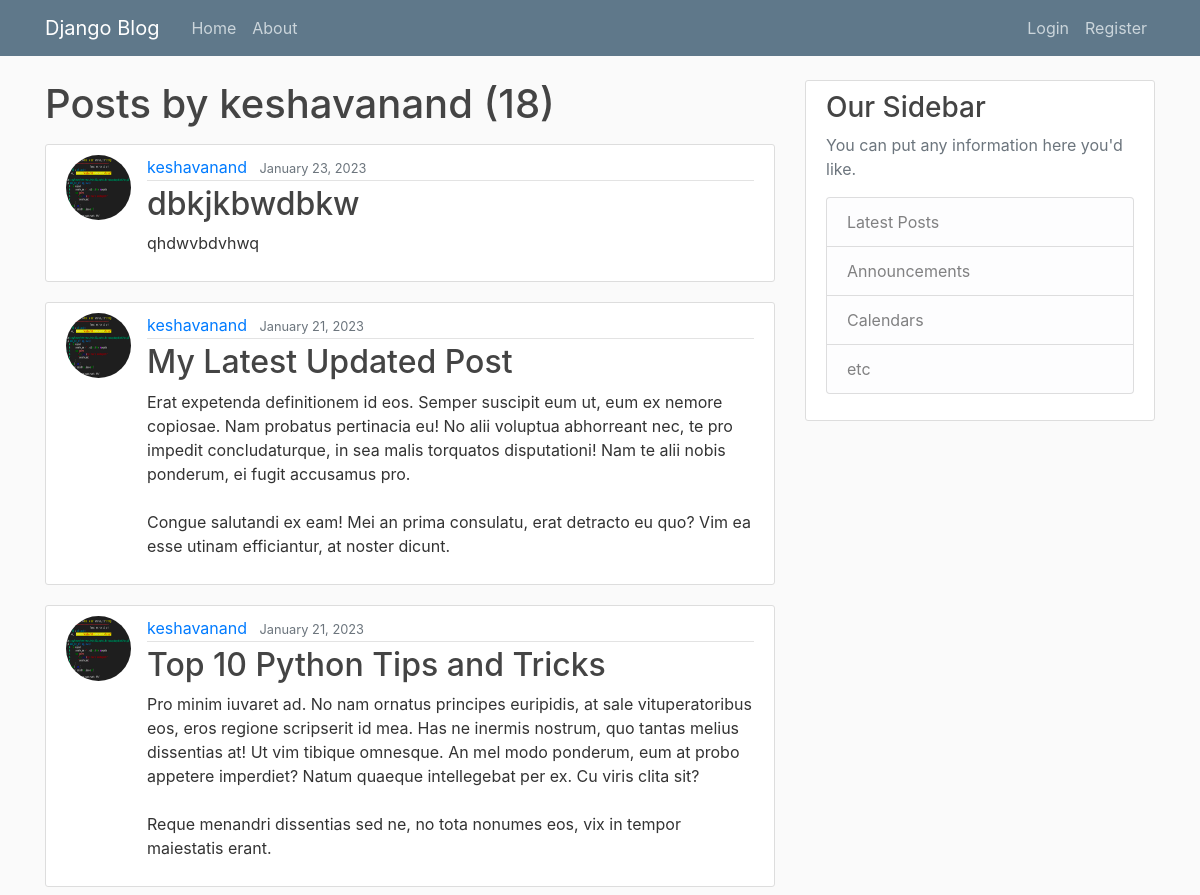
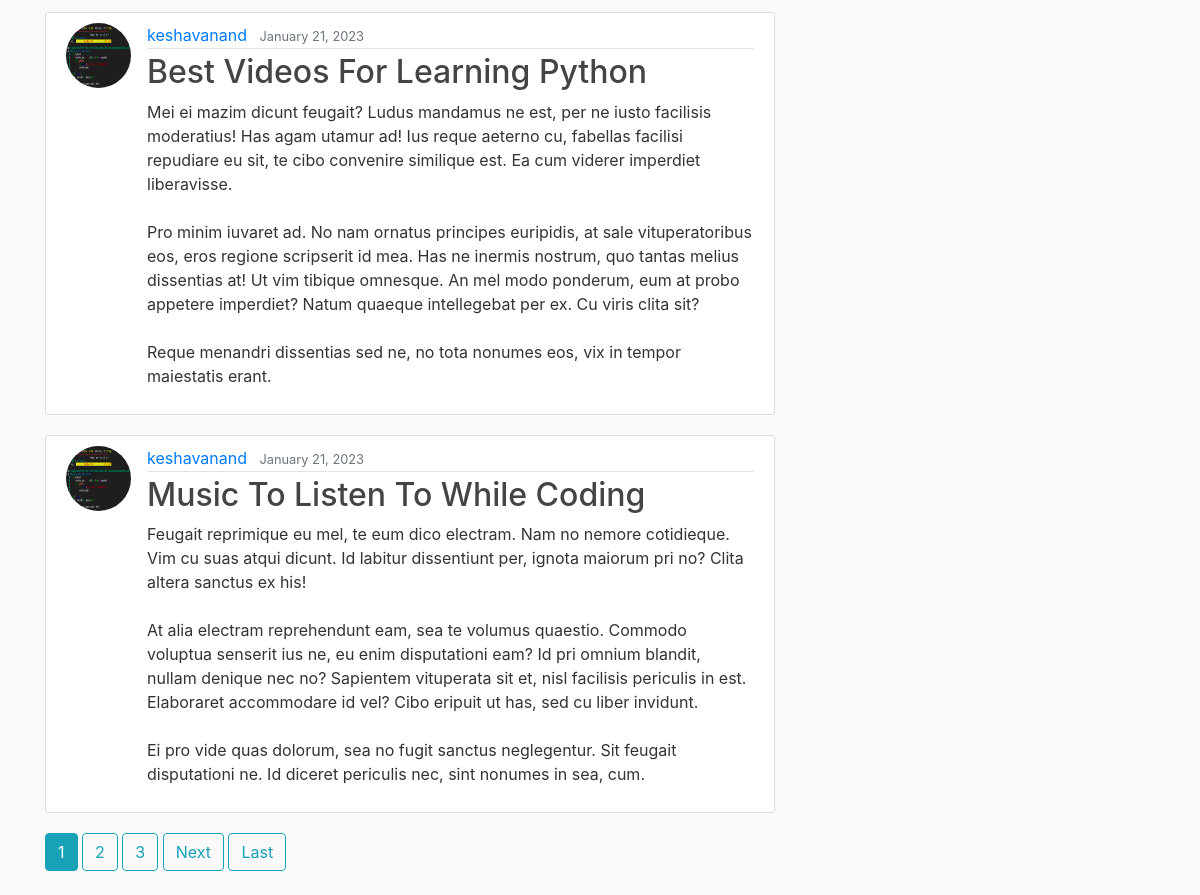
Page /user/keshavanand on the committed database (2 pictures, top to bottom).
### blog/models.py (models this page shows, shortened)
class Post(models.Model):
    title = models.CharField(max_length=100)
    content = models.TextField()
    date_posted = models.DateTimeField(default=timezone.now)
    author = models.ForeignKey(User, on_delete=models.CASCADE)

### users/models.py (models this page shows, shortened)
class Profile(models.Model):
    user = models.OneToOneField(User, on_delete=models.CASCADE)
    image = models.ImageField(default='default.jpg', upload_to='profile_pics')

### blog/views.py (the view)
# urls.py: path('user/<str:username>', UserPostListView.as_view(), name='user-posts'),
class UserPostListView(ListView):
    model = Post
    template_name = 'blog/user_posts.html'  # <app>/<model>_<viewtype>.html
    context_object_name = 'posts'
    paginate_by = 5
    def get_queryset(self):
        user = get_object_or_404(User, username=self.kwargs.get('username'))
        return Post.objects.filter(author=user).order_by('-date_posted')

### blog/templates/blog/user_posts.html (shortened to what this page needs)
{% extends "blog/base.html" %}
{% block content %}
    <h1 class="mb-3">Posts by {{ view.kwargs.username }} ({{ page_obj.paginator.count }})</h1>
    {% for post in posts %}
        <article class="media content-section">
          <img class="rounded-circle article-img" src="{{ post.author.profile.image.url }}">
          <div class="media-body">
            <div class="article-metadata">
              <a class="mr-2" href="{% url 'user-posts' post.author.username %}">{{ post.author }}</a>
              <small class="text-muted">{{ post.date_posted|date:"F d, Y" }}</small>
            </div>
            <h2><a class="article-title" href="{% url 'post-detail' post.id %}">{{ post.title }}</a></h2>
            <p class="article-content">{{ post.content }}</p>
          </div>
        </article>
    {% endfor %}
    {% if is_paginated %}
      {% for num in page_obj.paginator.page_range %}
        {% if page_obj.number == num %}
          <a class="btn btn-info mb-4" href="?page={{ num }}">{{ num }}</a>
        {% elif num > page_obj.number|add:'-3' and num < page_obj.number|add:'3' %}
          <a class="btn btn-outline-info mb-4" href="?page={{ num }}">{{ num }}</a>
        {% endif %}
      {% endfor %}
      {% if page_obj.has_next %}
        <a class="btn btn-outline-info mb-4" href="?page={{ page_obj.next_page_number }}">Next</a>
        <a class="btn btn-outline-info mb-4" href="?page={{ page_obj.paginator.num_pages }}">Last</a>
      {% endif %}
    {% endif %}
{% endblock content %}

### blog/templates/blog/base.html (shortened to what this page needs)
{% load static %}
<!DOCTYPE html>
<html>
<head>
    <link rel="stylesheet" href="https://maxcdn.bootstrapcdn.com/bootstrap/4.0.0/css/bootstrap.min.css">
    <link rel="stylesheet" type="text/css" href="{% static 'blog/main.css' %}">
</head>
<body>
    <header class="site-header">
      <nav class="navbar navbar-expand-md navbar-dark bg-steel fixed-top">
        <div class="container">
          <a class="navbar-brand mr-4" href="{% url 'blog-home' %}">Django Blog</a>
          <div class="collapse navbar-collapse" id="navbarToggle">
            <div class="navbar-nav mr-auto">
              <a class="nav-item nav-link" href="{% url 'blog-home' %}">Home</a>
              <a class="nav-item nav-link" href="{% url 'blog-about' %}">About</a>
            </div>
            <div class="navbar-nav">
              {% if user.is_authenticated %}
                <a class="nav-item nav-link" href="{% url 'post-create' %}">New Post</a>
                <a class="nav-item nav-link" href="{% url 'profile' %}">Profile</a>
                <a class="nav-item nav-link" href="{% url 'logout' %}">Logout</a>
              {% else %}
                <a class="nav-item nav-link" href="{% url 'login' %}">Login</a>
                <a class="nav-item nav-link" href="{% url 'register' %}">Register</a>
              {% endif %}
            </div>
          </div>
        </div>
      </nav>
    </header>
    <main role="main" class="container">
      <div class="row">
        <div class="col-md-8">
          {% block content %}{% endblock %}
        </div>
        <div class="col-md-4">
          <div class="content-section">
            <h3>Our Sidebar</h3>
            <p class='text-muted'>You can put any information here you'd like.
              <ul class="list-group">
                <li class="list-group-item list-group-item-light">Latest Posts</li>
                <li class="list-group-item list-group-item-light">Announcements</li>
                <li class="list-group-item list-group-item-light">Calendars</li>
                <li class="list-group-item list-group-item-light">etc</li>
              </ul>
            </p>
          </div>
        </div>
      </div>
    </main>
</body>
</html>

### blog/static/blog/main.css (style rules this page uses)
body { background: #fafafa; color: #333333; margin-top: 5rem; }
h1, h2, h3, h4, h5, h6 { color: #444444; }
ul { margin: 0; }
.bg-steel { background-color: #5f788a; }
.site-header .navbar-nav .nav-link { color: #cbd5db; }
.content-section { background: #ffffff; padding: 10px 20px; border: 1px solid #dddddd; border-radius: 3px; margin-bottom: 20px; }
.article-title { color: #444444; }
.article-content { white-space: pre-line; }
.article-img { height: 65px; width: 65px; margin-right: 16px; }
.article-metadata { padding-bottom: 1px; margin-bottom: 4px; border-bottom: 1px solid #e3e3e3 }

### rows in the picture
Post: author.profile.image (picture), author "keshavanand", date_posted "January 23, 2023", title "dbkjkbwdbkw", content "qhdwvbdvhwq"
Post: author.profile.image (picture), author "keshavanand", date_posted "January 21, 2023", title "My Latest Updated Post", content "Erat expetenda definitionem id eos. Semper suscipit eum ut, eum ex nemore copiosae. Nam probatus pertinacia eu! No alii voluptua abhorreant nec, te pro impedit concludaturque, in sea malis torquatos disputationi! Nam te alii nobis ponderum, ei fugit accusamus pro. Congue salutandi ex eam! Mei an prima consulatu, erat detracto eu quo? Vim ea esse utinam efficiantur, at noster dicunt."
Post: author.profile.image (picture), author "keshavanand", date_posted "January 21, 2023", title "Top 10 Python Tips and Tricks", content "Pro minim iuvaret ad. No nam ornatus principes euripidis, at sale vituperatoribus eos, eros regione scripserit id mea. Has ne inermis nostrum, quo tantas melius dissentias at! Ut vim tibique omnesque. An mel modo ponderum, eum at probo appetere imperdiet? Natum quaeque intellegebat per ex. Cu viris clita sit? Reque menandri dissentias sed ne, no tota nonumes eos, vix in tempor maiestatis erant."
Post: author.profile.image (picture), author "keshavanand", date_posted "January 21, 2023", title "Best Videos For Learning Python", content "Mei ei mazim dicunt feugait? Ludus mandamus ne est, per ne iusto facilisis moderatius! Has agam utamur ad! Ius reque aeterno cu, fabellas facilisi repudiare eu sit, te cibo convenire similique est. Ea cum viderer imperdiet liberavisse. Pro minim iuvaret ad. No nam ornatus principes euripidis, at sale vituperatoribus eos, eros regione scripserit id mea. Has ne inermis nostrum, quo tantas melius dissentias at! Ut vim tibique omnesque. An mel modo ponderum, eum at probo appetere imperdiet? Natum quaeque intellegebat per ex. Cu viris clita sit? Reque menandri dissentias sed ne, no tota nonumes eos, vix in tempor maiestatis erant."
Post: author.profile.image (picture), author "keshavanand", date_posted "January 21, 2023", title "Music To Listen To While Coding", content "Feugait reprimique eu mel, te eum dico electram. Nam no nemore cotidieque. Vim cu suas atqui dicunt. Id labitur dissentiunt per, ignota maiorum pri no? Clita altera sanctus ex his! At alia electram reprehendunt eam, sea te volumus quaestio. Commodo voluptua senserit ius ne, eu enim disputationi eam? Id pri omnium blandit, nullam denique nec no? Sapientem vituperata sit et, nisl facilisis periculis in est. Elaboraret accommodare id vel? Cibo eripuit ut has, sed cu liber invidunt. Ei pro vide quas dolorum, sea no fugit sanctus neglegentur. Sit feugait disputationi ne. Id diceret periculis nec, sint nonumes in sea, cum."

### other values in the picture
{{ view.kwargs.username }} "keshavanand"
{{ page_obj.paginator.count }} "18"
{{ num }} "1"
{{ num }} "2" "3"
